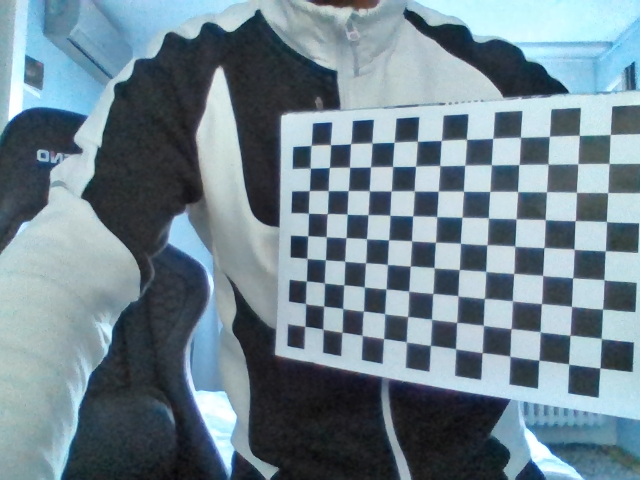
#> input picture CameraCalibration/img13.png, 640 x 480 px
$ python example.py
#> lines starting #> are read from the running program, lines starting #| are printed output that depends on the picture
import pickle
import cv2

img = cv2.imread("img13.png")
#> img is the input picture: shape (480, 640, 3); mean B, G, R 142.9, 132.2, 112.2

with open('calibration.pkl', 'rb') as file:
    # Ucitavanje parametara iz calibration.pkl
#> (reads CameraCalibration/calibration.pkl from the repository)
    loaded_data = pickle.load(file)
    cameraMatrix,dist = loaded_data
    # Proces kalibarcije
    h = img.shape[0]
#> h = 480
    w = img.shape[1]
#> w = 640
    newCameraMatrix, roi = cv2.getOptimalNewCameraMatrix(cameraMatrix, dist, (w,h), 1, (w,h))
#> roi = (10, 10, 622, 464)

    # Undistort with Remapping
    mapx, mapy = cv2.initUndistortRectifyMap(cameraMatrix, dist, None, newCameraMatrix, (w,h), 5)
    dst = cv2.remap(img, mapx, mapy, cv2.INTER_LINEAR)
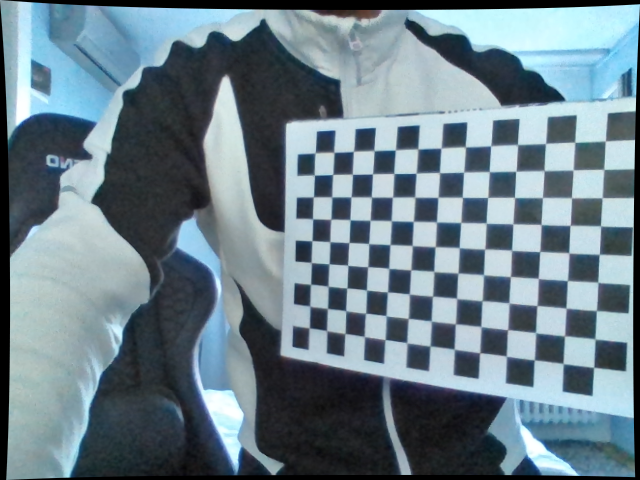
#> dst: shape (480, 640, 3); mean B, G, R 137.2, 126.9, 107.6

    # crop the image
    x, y, w, h = roi
#> x = 10; y = 10; w = 622; h = 464
    calibratedImage = dst[y:y+h, x:x+w]
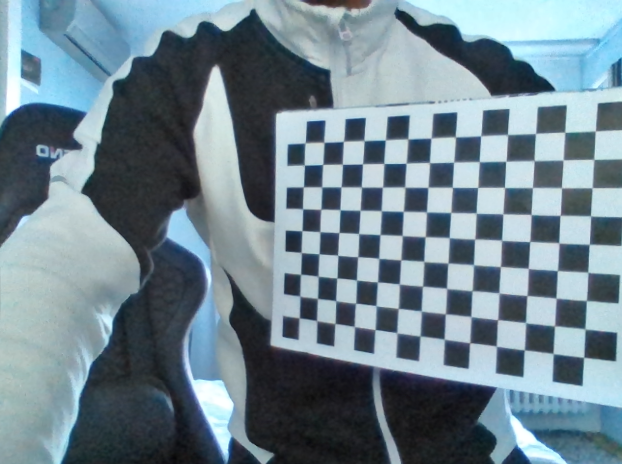
#> calibratedImage: shape (464, 622, 3); mean B, G, R 143.1, 132.4, 112.4

    cv2.imshow("Result",calibratedImage)
    cv2.waitKey(0)
